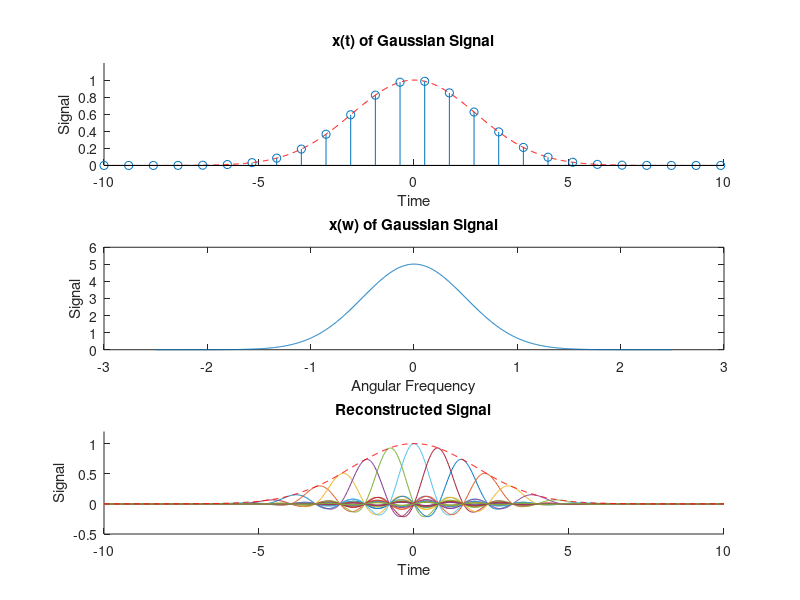

This figure's MATLAB source:
clear;
clc;
format compact;
close all;

a = 2;
Ts = 5 / (a * pi);

xt = @(a, t) exp(-((t./a).^2)./2);
xw = @(a, w) a .* sqrt(2 .* pi) .* exp(-((a .* w).^2)./2);

nyquestSampleIntervals = -5 * a : Ts : 5 * a;
N = ceil(length(nyquestSampleIntervals)/2);
nyquestSamples = xt(a, nyquestSampleIntervals);

newSinc = @(x) sin(x)./x + (x == 0);

reconSampling = linspace(-5 * a, 5 * a, 1000);

reconSignal = xt(a, reconSampling) .* newSinc((pi .* (reconSampling - (-N) .* Ts))./Ts);
hold on;

% Create the xy plot for the reconstructed signal in position 4 of a 2x2 grid
subplot(3, 1, 3);
axis([-10 10 -0.5 1.2]);
xlabel('Time');
ylabel('Signal');
title('Reconstructed Signal');
hold on;

for i = -N+1:N
    newContribute = xt(a, reconSampling) .* newSinc((pi .* (reconSampling - i .* Ts))./Ts);
    reconSignal = reconSignal + newContribute;
    plot(reconSampling, newContribute);
end
plot(reconSampling, reconSignal, 'r--');
hold off;

t = linspace(-5 * a, 5 * a, 1000);
w = linspace(-5/a, 5/a, 1000);

subplot(3, 1, 1);
hold on;
plot(t, xt(a, t), 'r--');
stem(nyquestSampleIntervals, nyquestSamples);
hold off;
axis([-10 10 0 1.2]);
xlabel('Time');
ylabel('Signal');
title('x(t) of Gaussian Signal');

subplot(3, 1, 2);
plot(w, xw(a, w));
xlabel('Angular Frequency');
ylabel('Signal'); 
title('x(w) of Gaussian Signal');